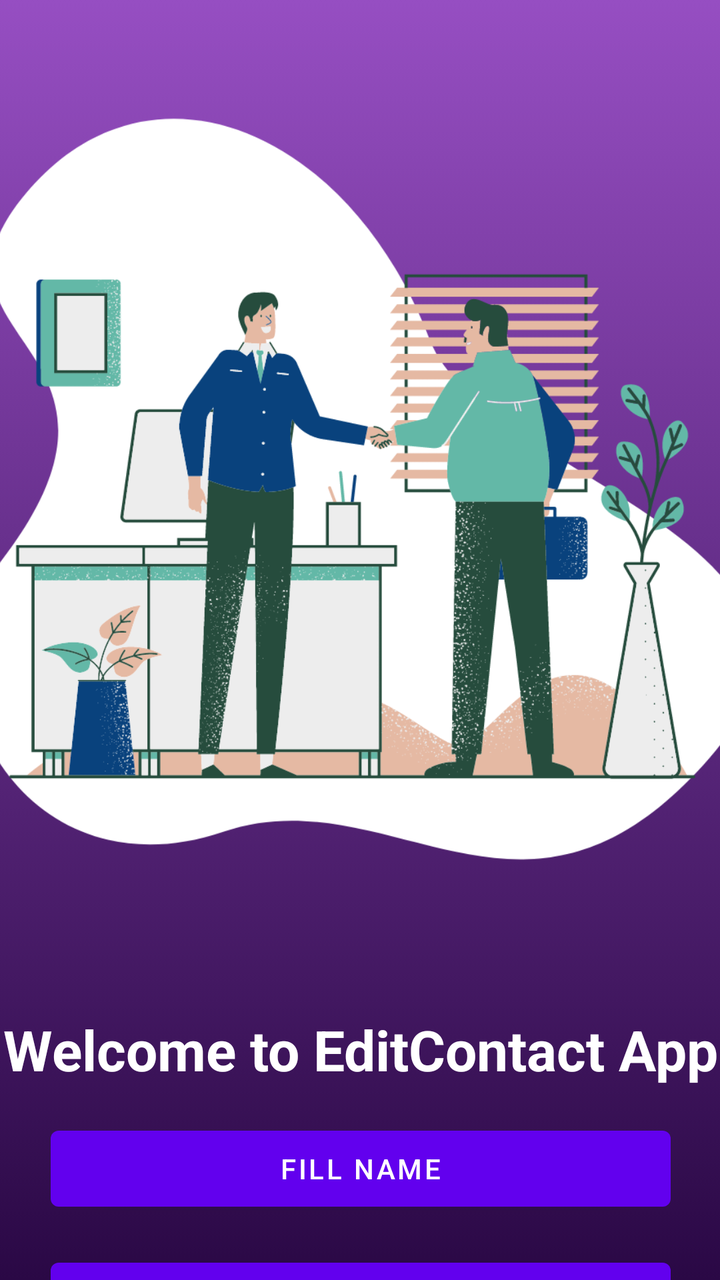
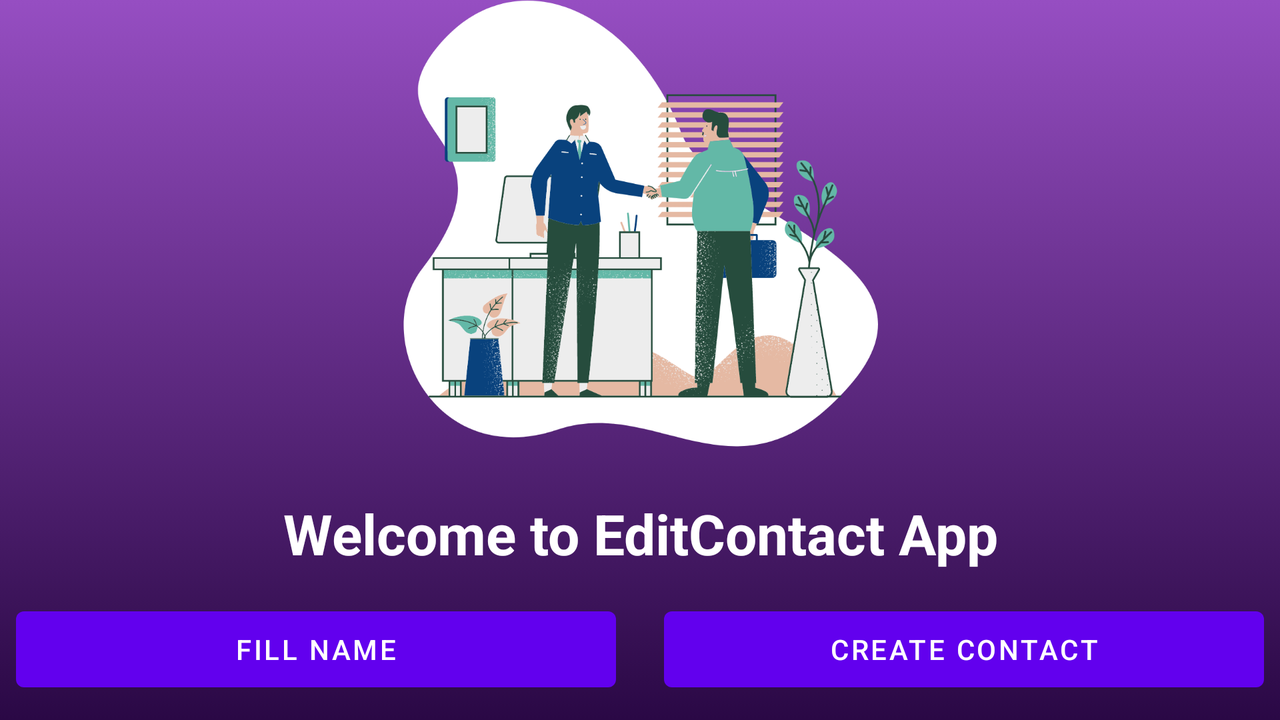

Two renders of one Android screen. The first uses the default layout on a phone; the second uses the alternative layout the repository ships for a different screen configuration, on a matching device. The two XML files are below.
<!-- AndroidManifest.xml: application theme Theme.478EditContactApp -->
<!-- res/layout/activity_main.xml -->
<?xml version="1.0" encoding="utf-8"?>
<androidx.constraintlayout.widget.ConstraintLayout xmlns:android="http://schemas.android.com/apk/res/android"
    xmlns:app="http://schemas.android.com/apk/res-auto"
    xmlns:tools="http://schemas.android.com/tools"
    android:layout_width="match_parent"
    android:layout_height="match_parent"
    android:background="@drawable/app_background"
    tools:context=".MainActivity">

    <TextView
        android:id="@+id/welcomeText"
        android:layout_width="wrap_content"
        android:layout_height="wrap_content"
        android:layout_marginTop="16dp"
        android:text="@string/welcome_text"
        android:textAlignment="center"
        android:textColor="#FFFFFF"
        android:textSize="28sp"
        android:textStyle="bold"
        app:layout_constraintEnd_toEndOf="parent"
        app:layout_constraintHorizontal_bias="0.506"
        app:layout_constraintStart_toStartOf="parent"
        app:layout_constraintTop_toBottomOf="@+id/homeIcon"
        android:ellipsize="end"
        android:maxLines="1"/>

    <Button
        android:id="@+id/createContact"
        android:layout_width="310dp"
        android:layout_height="50dp"
        android:layout_marginTop="16dp"
        android:text="@string/button2_text"
        app:layout_constraintEnd_toEndOf="parent"
        app:layout_constraintHorizontal_bias="0.508"
        app:layout_constraintStart_toStartOf="parent"
        app:layout_constraintTop_toBottomOf="@+id/editUsername" />

    <Button
        android:id="@+id/editUsername"
        android:layout_width="310dp"
        android:layout_height="50dp"
        android:layout_marginTop="16dp"
        android:text="@string/button1_text"
        app:layout_constraintEnd_toEndOf="parent"
        app:layout_constraintHorizontal_bias="0.508"
        app:layout_constraintStart_toStartOf="parent"
        app:layout_constraintTop_toBottomOf="@+id/welcomeText" />

    <ImageView
        android:id="@+id/homeIcon"
        android:layout_width="430dp"
        android:layout_height="490dp"
        android:paddingLeft="16dp"
        android:paddingRight="16dp"
        app:layout_constraintEnd_toEndOf="parent"
        app:layout_constraintStart_toStartOf="parent"
        app:layout_constraintTop_toTopOf="parent"
        app:srcCompat="@drawable/contact_img" />

</androidx.constraintlayout.widget.ConstraintLayout>
<!-- resources referenced by this layout -->
<resources>
  <!-- drawable app_background (drawable) -->
  <?xml version="1.0" encoding="utf-8"?>
  <selector xmlns:android="http://schemas.android.com/apk/res/android">
      <item>
      <shape
          xmlns:android="http://schemas.android.com/apk/res/android"
          android:shape="rectangle">
           <gradient android:angle="90"
               android:startColor="@color/gradient_start"
              android:endColor="@color/gradient_end"
              android:type="linear" />
      </shape>
      </item>
  </selector>
  <!-- drawable contact_img: png bitmap (drawable-v24, 126353 bytes) -->
  <string name="button1_text">Fill Name</string>
  <string name="button2_text">Create Contact</string>
  <string name="welcome_text">Welcome to EditContact App</string>
  <style name="Theme.478EditContactApp" parent="Theme.MaterialComponents.DayNight.NoActionBar">
          
          <item name="colorPrimary">@color/purple_500</item>
          <item name="colorPrimaryVariant">@color/purple_700</item>
          <item name="colorOnPrimary">@color/white</item>
          
          <item name="colorSecondary">@color/teal_200</item>
          <item name="colorSecondaryVariant">@color/teal_700</item>
          <item name="colorOnSecondary">@color/black</item>
          
          <item name="customColorValue">@color/gradient_end</item>
          <item name="android:statusBarColor" tools:targetApi="l">?attr/customColorValue</item>
          
      </style>
  <color name="gradient_start">#2a0845</color>
  <color name="gradient_end">#964ec2</color>
  <color name="purple_500">#FF6200EE</color>
  <color name="purple_700">#FF3700B3</color>
  <color name="white">#FFFFFFFF</color>
  <color name="teal_200">#FF03DAC5</color>
  <color name="teal_700">#FF018786</color>
  <color name="black">#FF000000</color>
</resources>
<!-- res/layout-land/activity_main.xml (the repository's variant of the layout above) -->
<!-- drawn on the phone turned sideways -->
<?xml version="1.0" encoding="utf-8"?>
<androidx.constraintlayout.widget.ConstraintLayout xmlns:android="http://schemas.android.com/apk/res/android"
    xmlns:app="http://schemas.android.com/apk/res-auto"
    xmlns:tools="http://schemas.android.com/tools"
    android:layout_width="match_parent"
    android:layout_height="match_parent"
    android:background="@drawable/app_background"
    tools:context=".MainActivity">


    <TextView
        android:id="@+id/welcomeText"
        android:layout_width="match_parent"
        android:layout_height="wrap_content"
        android:layout_marginTop="8dp"
        android:gravity="center"
        android:padding="16dp"
        android:text="@string/welcome_text"
        android:textAlignment="center"
        android:textColor="#FFFFFF"
        android:textSize="28sp"
        android:textStyle="bold"
        app:layout_constraintTop_toBottomOf="@+id/imageView2"
        tools:ignore="MissingConstraints"
        tools:layout_editor_absoluteX="0dp" />

    <LinearLayout
        android:layout_width="0dp"
        android:layout_height="wrap_content"
        android:layout_marginBottom="12dp"
        android:gravity="center_horizontal"
        android:orientation="horizontal"
        android:textAlignment="center"
        app:layout_constraintBottom_toBottomOf="parent"
        app:layout_constraintEnd_toEndOf="parent"
        app:layout_constraintStart_toStartOf="parent"
        app:layout_constraintTop_toBottomOf="@+id/welcomeText">

        <Button
            android:id="@+id/editUsername"
            android:layout_width="300dp"
            android:layout_height="50dp"
            android:layout_margin="12dp"
            android:text="@string/button1_text" />

        <Button
            android:id="@+id/createContact"
            android:layout_width="300dp"
            android:layout_height="50dp"
            android:layout_margin="12dp"
            android:text="@string/button2_text" />

    </LinearLayout>

    <ImageView
        android:id="@+id/imageView2"
        android:layout_width="360dp"
        android:layout_height="224dp"
        app:layout_constraintEnd_toEndOf="parent"
        app:layout_constraintStart_toStartOf="parent"
        app:layout_constraintTop_toTopOf="parent"
        app:srcCompat="@drawable/contact_img" />

</androidx.constraintlayout.widget.ConstraintLayout>
